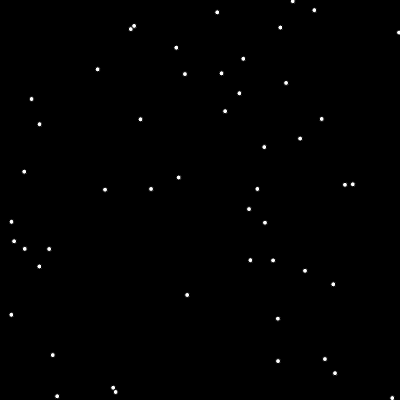
Frame 1 (no input)
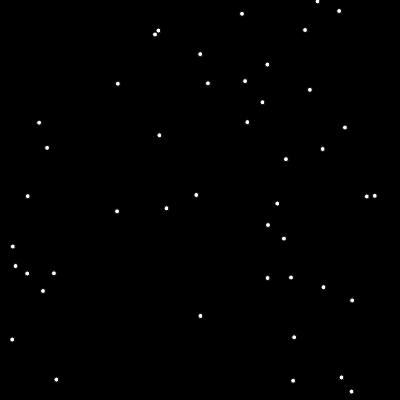
Frame 60 (no input)
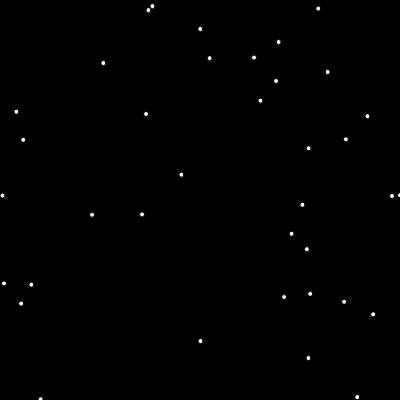
Frame 120 (the mouse pressed at the canvas centre since frame 60)

The p5.js sketch that drew these frames (run headless with seeded random() and noise() and a simulated clock; from frame 60 on, the mouse is pressed at the canvas centre):

// p5.js sketch
// ── sketch.js
function _createWorld() {
    _world = {
        WIDTH: 400,
        HEIGHT: 400,
        SPEED: 0.42,
        BACKGROUND: 0,
        MAIN_COLOR: 255,
        POPULATION: 50
    };

    _world.CENTER_X = _world.WIDTH / 2;
    _world.CENTER_Y = _world.HEIGHT / 2;

    return _world;
}


function setup() {
    WORLD = _createWorld();

    createCanvas(WORLD.WIDTH,WORLD.HEIGHT);

    balls = [];
    for(var i = 0; i < WORLD.POPULATION; i ++) {
        balls.push(new Circle(new Vector2(random() * WORLD.HEIGHT, random() * WORLD.HEIGHT), 5));
    }
}

function draw() {
  background(WORLD.BACKGROUND);
  fill(WORLD.MAIN_COLOR);
  for(var i = 0; i < balls.length; i ++) {
      balls[i].runFrom(mouseX, mouseY);
      balls[i].draw();
  }
}


// ── models.js
function Circle(position, radius) {
    this._position = position;
    this._radius = radius;

    this.radius = function() {
        return this._radius;
    }

    this.draw = function() {
        ellipse(this._position._x, this._position._y, this.radius(), this.radius());
    }

    this.moveTowards = function(x, y) {
        var _directionMorm = this._calculateDirection(x, y);
        this._position.add(_directionNorm.times(WORLD.SPEED));
    }

    this.runFrom = function(x,y) {
        var _directionNorm = this._calculateDirection(x, y);
        this._position.add(_directionNorm.times(WORLD.SPEED * -1));
    }

    this._calculateDirection = function(x, y) {
        var _direction = new Vector2(x - this._position._x, y - this._position._y);
        return _direction.norm(); 
    }
}

function Vector2(x, y) {
    this._x = x;
    this._y = y;

    this.abs = function() {
        return sqrt(this._x * this._x + this._y * this._y);
    }

    this.norm = function() {
        return new Vector2(this._x / this.abs(), this._y / this.abs());
    }

    this.add = function(other) {
        this._x = this._x + other._x;
        this._y = this._y + other._y;
    }

    this.times = function(n) {
        return new Vector2(this._x * n, this._y * n);
    }
}
